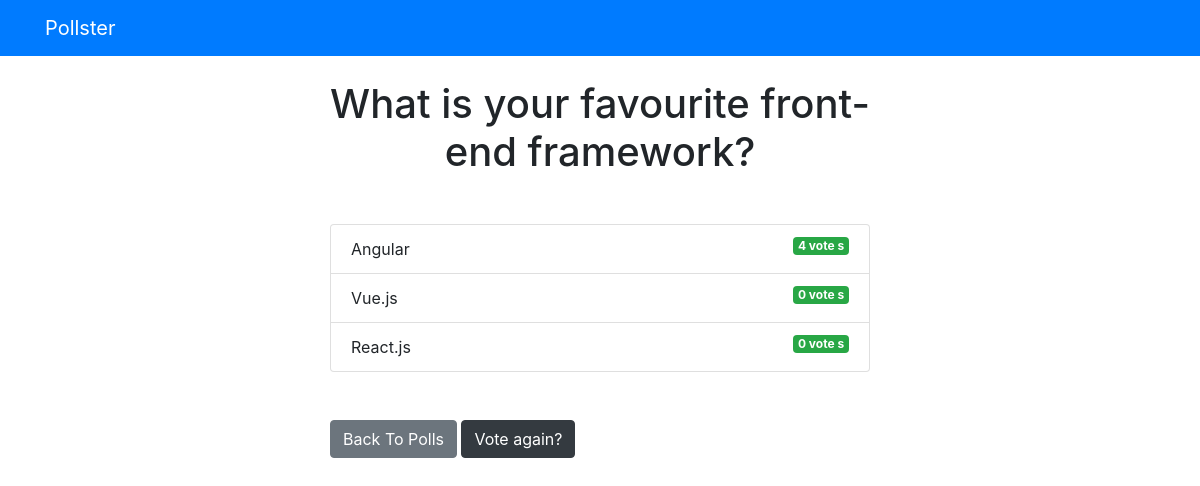
Before: /polls/1/results/ with the older database file.
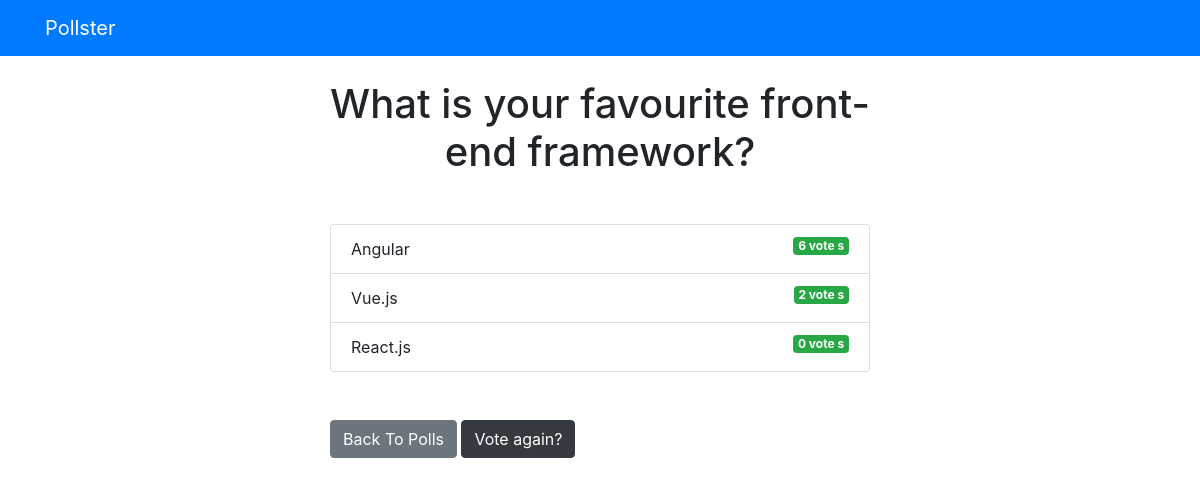
After: the same page with the newer database file.
### polls/models.py (models this page shows, shortened)
class Question(models.Model):
  question_text = models.CharField(max_length=200)
  pub_date = models.DateTimeField('date published')

class Choice(models.Model):
  question = models.ForeignKey(Question, on_delete=models.CASCADE)
  choice_text = models.CharField(max_length=200)
  votes = models.IntegerField(default=0)

### polls/views.py (the view)
# urls.py: path('<int:question_id>/results/', views.results, name='results'),
def results(request, question_id):
  question = get_object_or_404(Question, pk=question_id)
  return render(request, 'polls/results.html', { 'question': question })

### templates/polls/results.html
{% extends 'base.html' %}
{% block content %}
<h1 class="mb-5 text-center"> {{ question.question_text }} </h1>
<ul class="list-group mb-5">
  {% for choice in question.choice_set.all %}
  <li class="list-group-item">
    {{ choice.choice_text }} <span class="badge badge-success float-right">{{ choice.votes }}
    vote {{ choice.votes|pluralize }}</span>
  </li>
  {% endfor %}
</ul>
<a class="btn btn-secondary" href="{% url 'polls:index' %}">Back To Polls</a>
<a class="btn btn-dark" href="{% url 'polls:detail' question.id %}">Vote again?</a>
{% endblock %}

### templates/base.html (shortened to what this page needs)
<!DOCTYPE html>
<html lang="en">
  <head>
    <link
      rel="stylesheet"
      href="https://cdn.jsdelivr.net/npm/bootstrap@4.6.0/dist/css/bootstrap.min.css"
    />
  </head>
  <body>
    {% include 'partials/_navbar.html' %}
    <div class="container">
      <div class="row">
        <div class="col-md-6 offset-md-3">
          {% block content %}{% endblock %}
        </div>
      </div>
    </div>
  </body>
</html>

### templates/partials/_navbar.html
<nav class="navbar navbar-dark bg-primary mb-4">
  <div class="container">
    <a href="/" class="navbar-brand">Pollster</a>
  </div>
</nav>

Changed rows visible on the page:
changed Choice "Angular": votes "4" → "6"
changed Choice "Vue.js": votes "0" → "2"
